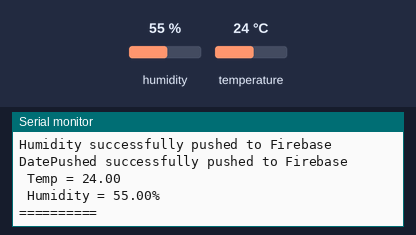
This sketch was run on a simulated ESP8266 (Wemos D1 mini). Shown: the last lines printed to the serial monitor. Wiring (inferred from the names in the program): DHT11 sensor: data GPIO 14. The test bench sets the inputs (shaded band); at power-on: humidity 55 %, temperature 24 °C. WiFi joins after 1.5 s; servers stay silent unless stated; the local clock reads 2024-03-15 10:24:30 at power-on unless the sketch sets it.

Above: at 2.7 s.
2.8 s: humidity set to 22 %
At 7.45 s:
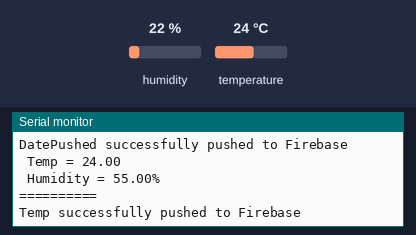
9.1 s: temperature set to 12 °C
At 13.22 s:
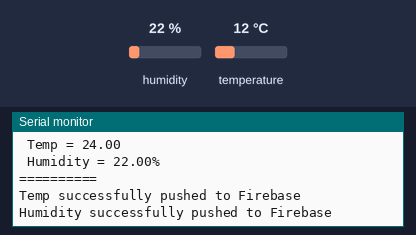
15.4 s: humidity set to 40 %
At 19.0 s:
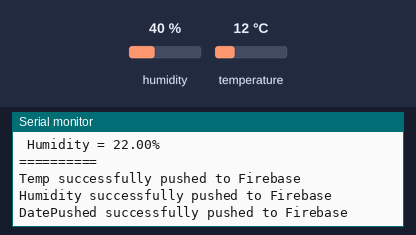
Timing chart, 0 to 20.5 s (numbered marks = the images above; inputs shaded):
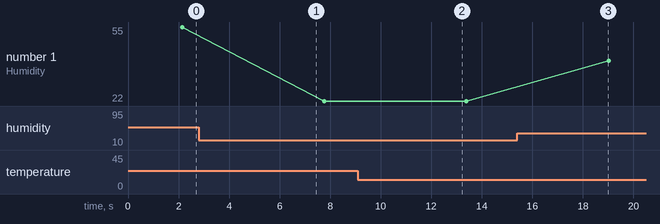

The sketch:

esp8266_tempSensor.ino
```cpp
#include <FirebaseArduino.h>
#include  <ESP8266WiFi.h>
#include <time.h>
#include "dht.h"

#define dht_apin 14 // Analog Pin sensor is connected to; d5 pin of wemos d1 r1

#define FIREBASE_HOST "xxxx.firebaseio.com"
#define FIREBASE_AUTH "xxxx"

#define WIFI_SSID "PLDTHOMEFIBR10095" // Change the name of your WIFI
#define WIFI_PASSWORD "PLDTWIFI30285" // Change the password of your WIFI

dht DHT;

int timezone = 8;
int dst = 0;

void setup() {
  Serial.begin(9600);
   WiFi.begin (WIFI_SSID, WIFI_PASSWORD);
   while (WiFi.status() != WL_CONNECTED) {
    delay(500);
    Serial.print(".");
  }
  Serial.println ("");
  Serial.println ("WiFi Connected!");
  Serial.println(WiFi.localIP());
  Serial.println(WiFi.status());

  Firebase.begin(FIREBASE_HOST, FIREBASE_AUTH);
  Serial.println ("Firebase setup done");

  configTime(timezone * 3600, dst, "pool.ntp.org", "time.nist.gov");
  Serial.println("Waiting for time");
  while (!time(nullptr)) {
    Serial.print(".");
    delay(1000);
  }
  Serial.println("");
}

void loop() {
  DHT.read11(dht_apin);

  float h = DHT.humidity;
  float t = DHT.temperature;  // Reading temperature as Celsius (the default)

  time_t now = time(nullptr);

  Firebase.setFloat ("Temp",t);
  if(Firebase.success()){
    Serial.print ("Temp successfully pushed to Firebase");
  }else{
    Serial.print (" Temp Error : ");
    Serial.print (Firebase.error());
  }
  Serial.println ("");

  Firebase.setFloat ("Humidity",h);
  if(Firebase.success()){
    Serial.print ("Humidity successfully pushed to Firebase");
  }else{
    Serial.print (" Humidity Error : ");
    Serial.print (Firebase.error());
  }
  Serial.println ("");

  char *datePushed = ctime(&now);
  if (datePushed[strlen(datePushed)-1] == '\n') datePushed[strlen(datePushed)-1] = '\0';
  Firebase.set ("DatePushed",datePushed);
  if(Firebase.success()){
    Serial.print ("DatePushed successfully pushed to Firebase");
  }else{
    Serial.print (" DatePushed Error : ");
    Serial.print (Firebase.error());
  }
  //logs
  {
    String _datePushed = reinterpret_cast<const char*>(datePushed);
    String _t =  String(t);
    String _h = String(h);
    DynamicJsonBuffer jsonBuffer;
     String input =
      "{\"Temp\":"+ _t +
      ",\"Humidity\":"+ _h +
      ",\"DatePushed\":\""+ _datePushed +"\"}";
  JsonObject& root = jsonBuffer.parseObject(input);
    Firebase.push ("logs",root);
  }

  Serial.println ("");
  Serial.print (" Temp = ");
  Serial.print (t);
  Serial.println ("");
  Serial.print (" Humidity = ");
  Serial.print (h);
  Serial.println ("%");
  Serial.println ("==========");
  delay(5000);
}
```

Measured:
- plotted number 1: 55 → 22 after the input at 2.8 s, 22 → 40 after the input at 15.4 s
